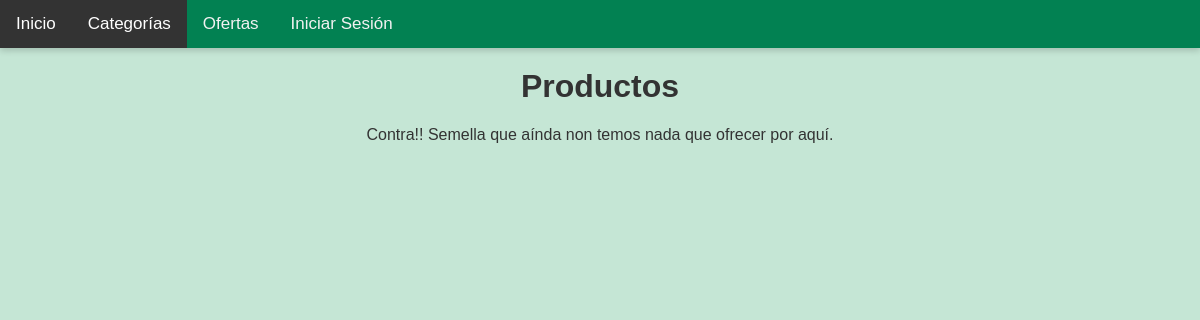
Before: /productos.php?categoria=Panaderia with the older database file.
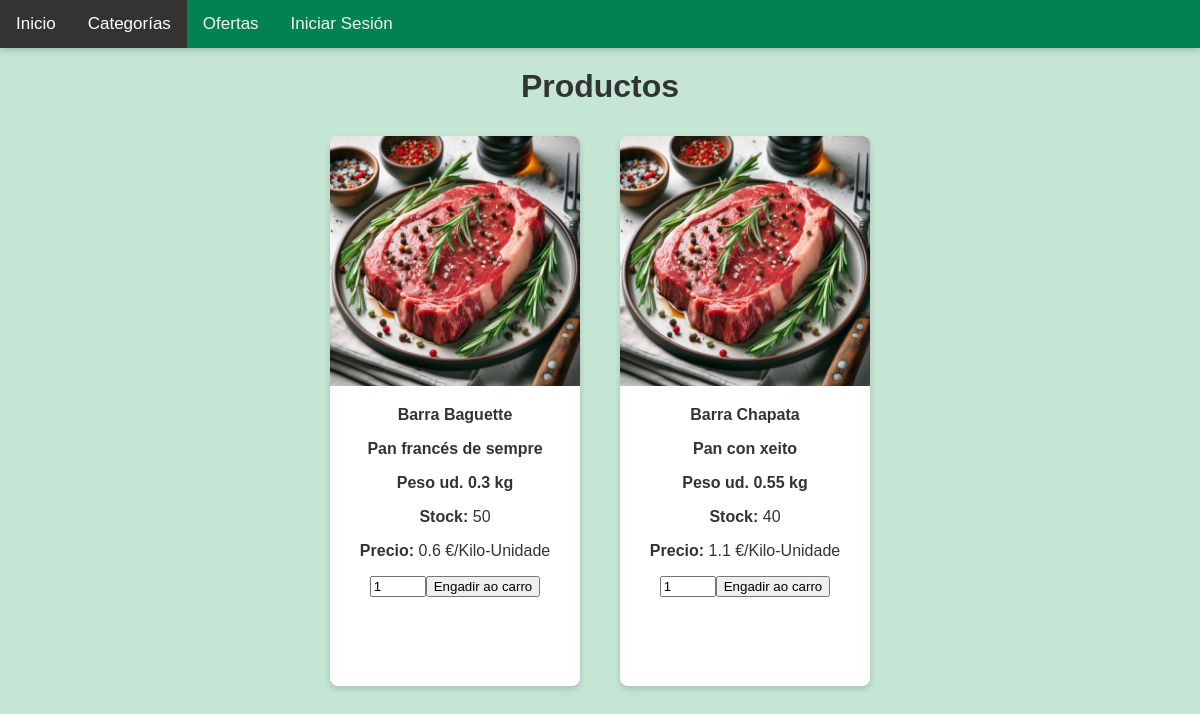
After: the same page with the newer database file.
### tables this page shows
CREATE TABLE IF NOT EXISTS `producto` (
  `CodProducto` int(11) NOT NULL AUTO_INCREMENT,
  `Nombre` varchar(45) DEFAULT NULL,
  `Descripcion` varchar(90) NOT NULL,
  `Peso` float NOT NULL,
  `Stock` int(11) NOT NULL,
  `CodCategoria` int(11) NOT NULL,
  `Activo` BOOLEAN NOT NULL, 
  `Prezo`float NOT NULL,
  `RutaProducto`varchar(200) NOT NULL,
  PRIMARY KEY (`CodProducto`),
  CONSTRAINT `producto_ibfk_1` FOREIGN KEY (`CodCategoria`) REFERENCES `categoria`(`CodCategoria`)
);

### productos.php (the view, shortened to what this page needs)
<?php
$cod_rol = null;
?>
<!DOCTYPE html>
<html lang="es">
<head>
    <link rel="stylesheet" href="css/productos.css">
</head>
<body>
    <div class="topnav">
        <a href="index.php">Inicio</a>
        <a class="active" href="categorias.php">Categorías</a>
        <a href="ofertas.php">Ofertas</a>
         <?php
        if (isset($_SESSION['correo'])) {
        if ($cod_rol == 1){
        echo '<div class="dropdown">';
        echo '<button class="dropbtn">Xestión';
        echo '<i class="fa fa-caret-down"></i>';
        echo '</button>';
        echo '<div class="dropdown-content">';
        echo '<a href="area_personal.php">Xestión usuarios</a>';
        echo '<a href="engade_categoria.php">Xestion categorias</a>';
        echo '<a href="engade_producto.php">Xestion productos</a>';
        echo '</div>';
        echo '</div>';
        }
        echo '<a class="carrito" href="xestion_carro.php">Carrito</a>';
        echo '<a href="pechar_sesion.php">Cerrar Sesión</a>';
        echo '</div>';
        } else {
        echo '<a href="login.html">Iniciar Sesión</a>';
    }
    ?>
    </div>
    <div class="centro1">
        <h1>Productos</h1>
        <div class="productos">
<?php
if(isset($_GET['categoria'])) {
    $categoria = $_GET['categoria'];
    $servername = "127.0.0.1";
    $username = "root";
    $password = "";
    $dbname = "pedidos";
    $conn = new mysqli($servername, $username, $password, $dbname);
    $query = "SELECT * FROM producto WHERE CodCategoria = (
                SELECT CodCategoria FROM categoria WHERE Nombre = '$categoria'
            ) AND Activo = 1";
    $result = $conn->query($query);
    if ($result->num_rows > 0) {
        while ($row = $result->fetch_assoc()) {
            $nombreProducto = $row['Nombre'];
            $descripcionProducto = $row['Descripcion'];
            $pesoProducto = $row['Peso'];
            $stockProducto = $row['Stock'];
            $precioProducto = $row['Prezo'];
            $rutaImagen = $row['RutaProducto'];
            echo '<div class="categoria">';
            echo '<div class="tarjeta">';
            echo '<img src="' . $rutaImagen . '" alt="' . $nombreProducto . '">';
            echo "<p><strong>$nombreProducto</strong></p>";
            echo "<p><strong>$descripcionProducto</strong></p>";
            echo "<p><strong>Peso ud. $pesoProducto kg</strong></p>";
            echo "<p><strong>Stock:</strong> $stockProducto</p>";
            echo "<p><strong>Precio:</strong> $precioProducto €/Kilo-Unidade</p>";
            echo '<form action="agregar_al_carro.php" method="post">';
            echo '<input type="number" name="cantidad" value="1" min="1" max="' . $stockProducto . '">';
            echo '<input type="submit" value="Engadir ao carro">';
            echo '</form>';
            echo '</div>';
            echo '</div>';
        }
    } else {
        echo "Contra!! Semella que aínda non temos nada que ofrecer por aquí.";
    }
} else {
    echo "Categoría non especificada.";
}
?>
</div>
</div>
</body>
</html>

Changed rows visible on the page:
added producto: RutaProducto (picture), Nombre "Barra Baguette", Descripcion "Pan francés de sempre", Peso "0.3", Stock "50", Prezo "0.6"
added producto: RutaProducto (picture), Nombre "Barra Chapata", Descripcion "Pan con xeito", Peso "0.55", Stock "40", Prezo "1.1"
Other visible differences:
text no longer shown: "Contra!! Semella que aínda non temos nada que ofrecer por aquí."
